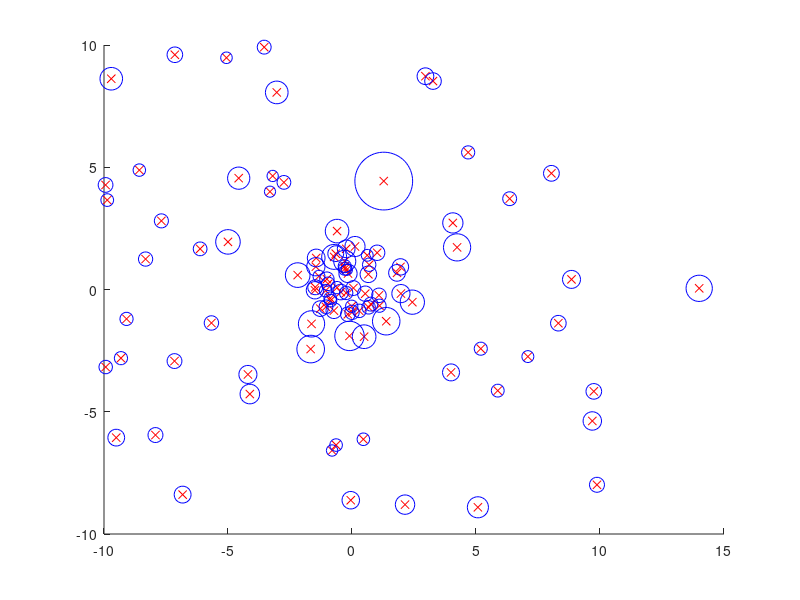

Reproduce this figure in MATLAB.
n=100; x=[(rand(n/2,2)-0.5)*20; randn(n/2,2)]; x(n,1)=14;
k=3; x2=sum(x.^2,2);
[s,t]=sort(sqrt(repmat(x2,1,n)+repmat(x2',n,1)-2*x*x'),2);

for i=1:k+1
  for j=1:k
    RD(:,j)=max(s(t(t(:,i),j+1),k),s(t(:,i),j+1));
  end
  LRD(:,i)=1./mean(RD,2);
end
LOF=mean(LRD(:,2:k+1),2)./LRD(:,1);

figure(1); clf; hold on
plot(x(:,1),x(:,2),'rx');
for i=1:n
  plot(x(i,1),x(i,2),'bo','MarkerSize',LOF(i)*10);
end